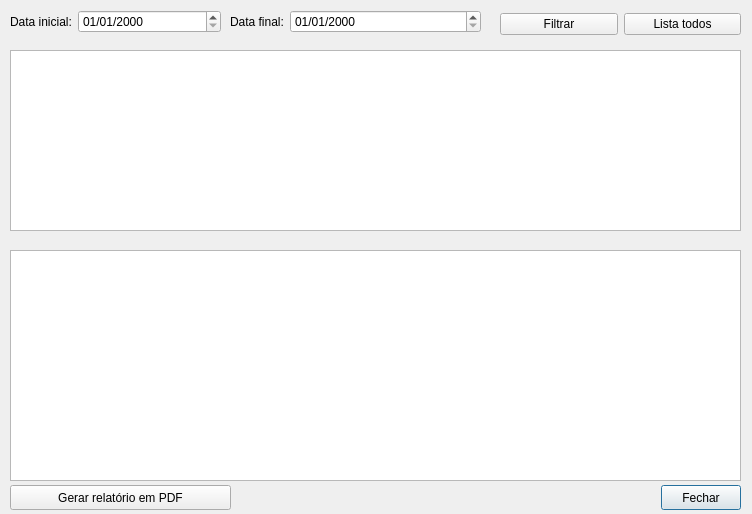
<?xml version="1.0" encoding="UTF-8"?>
<ui version="4.0">
 <class>fm_gestao_vendas</class>
 <widget class="QDialog" name="fm_gestao_vendas">
  <property name="geometry">
   <rect>
    <x>0</x>
    <y>0</y>
    <width>752</width>
    <height>514</height>
   </rect>
  </property>
  <property name="windowTitle">
   <string>Dialog</string>
  </property>
  <widget class="QPushButton" name="pushButton_fechar">
   <property name="geometry">
    <rect>
     <x>661</x>
     <y>485</y>
     <width>80</width>
     <height>25</height>
    </rect>
   </property>
   <property name="text">
    <string>Fechar</string>
   </property>
  </widget>
  <widget class="QPushButton" name="pushButton_pdf">
   <property name="geometry">
    <rect>
     <x>10</x>
     <y>485</y>
     <width>221</width>
     <height>25</height>
    </rect>
   </property>
   <property name="text">
    <string>Gerar relatório em PDF</string>
   </property>
  </widget>
  <widget class="QTableWidget" name="tableWidget_vendas">
   <property name="geometry">
    <rect>
     <x>10</x>
     <y>50</y>
     <width>731</width>
     <height>181</height>
    </rect>
   </property>
  </widget>
  <widget class="QTableWidget" name="tableWidget_itens_venda">
   <property name="geometry">
    <rect>
     <x>10</x>
     <y>250</y>
     <width>731</width>
     <height>231</height>
    </rect>
   </property>
  </widget>
  <widget class="QWidget" name="layoutWidget">
   <property name="geometry">
    <rect>
     <x>10</x>
     <y>10</y>
     <width>211</width>
     <height>28</height>
    </rect>
   </property>
   <layout class="QFormLayout" name="formLayout">
    <item row="0" column="0">
     <widget class="QLabel" name="label">
      <property name="text">
       <string>Data inicial:</string>
      </property>
     </widget>
    </item>
    <item row="0" column="1">
     <widget class="QDateEdit" name="dateEdit_inicial">
      <property name="displayFormat">
       <string>dd/MM/yyyy</string>
      </property>
      <property name="date">
       <date>
        <year>2000</year>
        <month>1</month>
        <day>1</day>
       </date>
      </property>
     </widget>
    </item>
   </layout>
  </widget>
  <widget class="QWidget" name="layoutWidget">
   <property name="geometry">
    <rect>
     <x>230</x>
     <y>10</y>
     <width>251</width>
     <height>28</height>
    </rect>
   </property>
   <layout class="QFormLayout" name="formLayout_2">
    <item row="0" column="0">
     <widget class="QLabel" name="label_2">
      <property name="text">
       <string>Data final:</string>
      </property>
     </widget>
    </item>
    <item row="0" column="1">
     <widget class="QDateEdit" name="dateEdit_final">
      <property name="displayFormat">
       <string>dd/MM/yyyy</string>
      </property>
      <property name="date">
       <date>
        <year>2000</year>
        <month>1</month>
        <day>1</day>
       </date>
      </property>
     </widget>
    </item>
   </layout>
  </widget>
  <widget class="QWidget" name="layoutWidget">
   <property name="geometry">
    <rect>
     <x>500</x>
     <y>11</y>
     <width>241</width>
     <height>27</height>
    </rect>
   </property>
   <layout class="QHBoxLayout" name="horizontalLayout">
    <item>
     <widget class="QPushButton" name="pushButton_filtrar">
      <property name="text">
       <string>Filtrar</string>
      </property>
     </widget>
    </item>
    <item>
     <widget class="QPushButton" name="pushButton_listar_todos">
      <property name="text">
       <string>Lista todos</string>
      </property>
     </widget>
    </item>
   </layout>
  </widget>
 </widget>
 <resources/>
 <connections/>
</ui>
